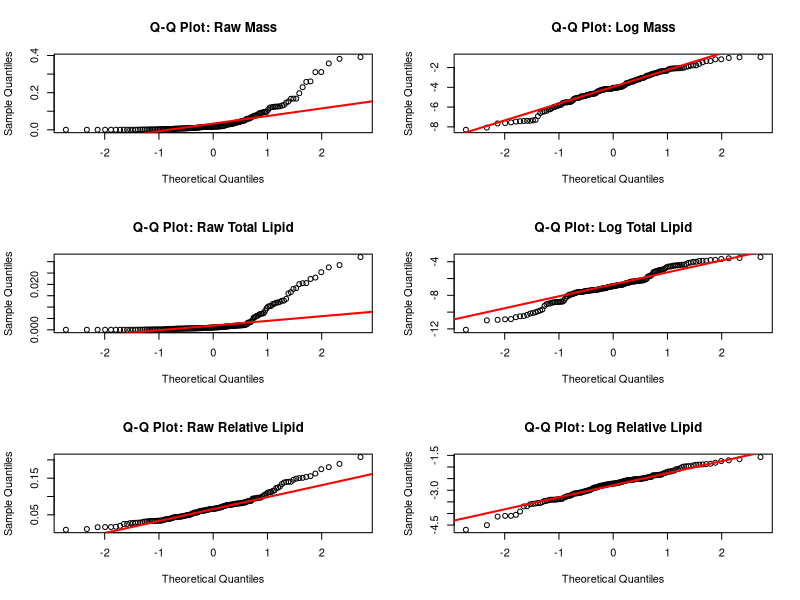
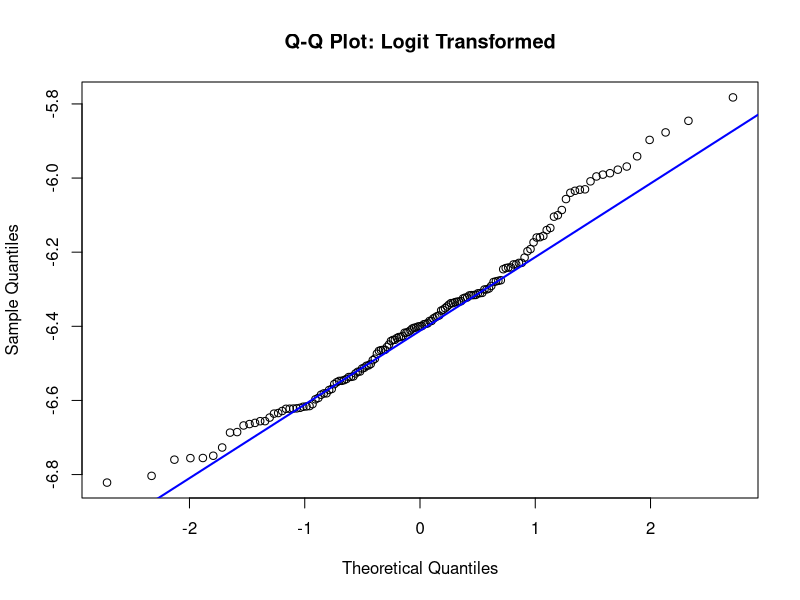

Source code (R) for these figures, in order: (Note: this script raises an error after producing the figures.)
# =========================================================
# 1. SETUP
# =========================================================
library(tidyverse)
library(ggpubr)
library(emmeans)
library(ggrepel)
library(ggplot2)

# Load Data
df <- read.csv("FebInsectNutrition.csv", check.names = FALSE)

# =========================================================
# 2. DATA CALCULATION -> Accounting for multiple individuals per sample
# =========================================================
df_clean <- df %>%
  select(Order, Family, Month, Quantity, Size, Sample_ID, Insect_Weight, Dry_Weight, Lipid_Free_Weight) %>%
  filter(!is.na(Order), !is.na(Family), !is.na(Month), 
         !is.na(Insect_Weight), !is.na(Dry_Weight), !is.na(Lipid_Free_Weight)) %>%
  mutate(
    # Format Month order
    Month = factor(Month, levels = c("May", "June", "July", "August", "September")),
    
    # Create Family Label (Preserving your Size Groups for plotting/analysis)
    Size_Label = ifelse(Size == "" | is.na(Size), Family, paste0(Family, " (", Size, ")")),
    Taxon_Group = Size_Label,
    
    # METRICS
    Mass_Ind = Insect_Weight / Quantity,
    Lipid_Total = (Dry_Weight - Lipid_Free_Weight) / Quantity,
    Lipid_Rel_Pct = ((Dry_Weight - Lipid_Free_Weight) / Insect_Weight)
  ) %>%
  # Filter valid data (>0 is required for Log transformation)
  filter(Mass_Ind > 0, Lipid_Total > 0, Lipid_Rel_Pct > 0) %>%
  mutate(
    # --- LOG TRANSFORMATIONS (FOR ALL 3) ---
    Log_Mass = log(Mass_Ind),
    Log_Lipid_Total = log(Lipid_Total),
    Logit_Lipid_Rel = log(Lipid_Rel_Pct)
  )

# =========================================================
# ADD LIFE HISTORY COLUMN
# =========================================================

df_clean <- df_clean %>%
  mutate(
    Life_History = case_when(
      # Slow Life History (Long-lived, high investment)
      Order %in% c("Lepidoptera", "Coleoptera") ~ "Slow",
      
      # Fast Life History (Short-lived, ephemeral)
      Order %in% c("Trichoptera", "Diptera", "Ephemeroptera") ~ "Fast",
      
      # Catch-all for any other orders not listed
      TRUE ~ "Other"
    )
  )

# Check to ensure it worked
print(table(df_clean$Order, df_clean$Life_History))

# =========================================================
# 3. NORMALITY TESTING (Raw vs. Log)
# =========================================================

print("=== SHAPIRO-WILK NORMALITY TESTS ===")

# A. Mass (Size)
print("--- 1. Individual Mass ---")
print(paste("Raw Data p:", format(shapiro.test(df_clean$Mass_Ind)$p.value, digits=3)))
print(paste("Log Data p:", format(shapiro.test(df_clean$Log_Mass)$p.value, digits=3)))

# B. Total Lipid Content
print("--- 2. Total Lipid Content ---")
print(paste("Raw Data p:", format(shapiro.test(df_clean$Lipid_Total)$p.value, digits=3)))
print(paste("Log Data p:", format(shapiro.test(df_clean$Log_Lipid_Total)$p.value, digits=3)))

# C. Relative Lipid Content
print("--- 3. Relative Lipid Content ---")
print(paste("Raw Data p:", format(shapiro.test(df_clean$Lipid_Rel_Pct)$p.value, digits=3)))
print(paste("Log Data p:", format(shapiro.test(df_clean$Logit_Lipid_Rel)$p.value, digits=3)))

##log didn't help, inspecting with qq
# Set up a 3x2 grid to view all plots at once
par(mfrow=c(3,2))

# --- 1. INDIVIDUAL MASS ---
# Raw
qqnorm(df_clean$Mass_Ind, main="Q-Q Plot: Raw Mass")
qqline(df_clean$Mass_Ind, col="red", lwd=2)

# Log
qqnorm(df_clean$Log_Mass, main="Q-Q Plot: Log Mass")
qqline(df_clean$Log_Mass, col="red", lwd=2)

# --- 2. TOTAL LIPID CONTENT ---
# Raw
qqnorm(df_clean$Lipid_Total, main="Q-Q Plot: Raw Total Lipid")
qqline(df_clean$Lipid_Total, col="red", lwd=2)

# Log
qqnorm(df_clean$Log_Lipid_Total, main="Q-Q Plot: Log Total Lipid")
qqline(df_clean$Log_Lipid_Total, col="red", lwd=2)

# --- 3. RELATIVE LIPID CONTENT ---
# Raw
qqnorm(df_clean$Lipid_Rel_Pct, main="Q-Q Plot: Raw Relative Lipid")
qqline(df_clean$Lipid_Rel_Pct, col="red", lwd=2)

# Log
qqnorm(df_clean$Logit_Lipid_Rel, main="Q-Q Plot: Log Relative Lipid")
qqline(df_clean$Logit_Lipid_Rel, col="red", lwd=2)

# Reset plot layout to default
par(mfrow=c(1,1))

###Relative lipid might beneift from logit, or could leave?

# Option B: Logit Transformation
# We add a tiny constant (0.01) to avoid infinite values if you have exact 0% or 100%
df_clean$Logit_Lipid_Rel <- log((df_clean$Lipid_Rel_Pct / 100 + 0.001) / (1 - (df_clean$Lipid_Rel_Pct / 100) + 0.001))

# 2. Run Shapiro-Wilk Tests
print("--- Shapiro-Wilk Results ---")
print(paste("Logit p:  ", format(shapiro.test(df_clean$Logit_Lipid_Rel)$p.value, digits=3)))

# Plot B: Logit
qqnorm(df_clean$Logit_Lipid_Rel, main="Q-Q Plot: Logit Transformed")
qqline(df_clean$Logit_Lipid_Rel, col="blue", lwd=2)


# =========================================================
# ADD Mouth column
# =========================================================
# 1. CREATE THE MOUTH LOOKUP TABLE
# Transcribed exactly from your updated image (image_2dfeff.png)
mouth_data <- tribble(
  ~Family,          ~Mouth_Type,
  "Geometridae",    "yes",
  "Crambidae",      "yes",
  "Noctuidae",      "yes",
  "Lasiocampidae",  "no",
  "Nematocera",     "yes",
  "Carabidae",      "yes",
  "Brachycera",     "yes",
  "Leptoceridae",   "yes",
  "Notodontidae",   "no",
  "Elateridae",     "yes",
  "Erebidae",       "mixed",
  "Pyralidae",      "yes",
  "Microlep",       "yes",
  "Gelechiidae",    "yes",
  "Caenidae",       "no",
  "Hydroptilidae",  "yes",
  "Limnephilidae",  "yes",
  "Heptageniidae",  "no",
  "Ephemeridae",    "no",
  "Cosmopterigidae","yes",
  "Heteroceridae",  "yes",
  "Staphylinidae",  "yes",
  "Tortricidae",    "yes",
  "Silphidae",      "yes",
  "Phryganeidae",   "no",
  "Helicopsychidae", "yes",
)

# 2. STANDARDIZE THE LABELS
# We map the raw "yes/no/mixed" to scientific terms.
mouth_data <- mouth_data %>%
  mutate(
    Feeding_Strategy = case_when(
      Mouth_Type == "no"    ~ "Capital (Non-Feeding)",
      Mouth_Type == "yes"   ~ "Income (Feeding)",
      Mouth_Type == "mixed" ~ "Mixed/Variable",
      TRUE ~ "Unknown"
    )
  )

# 3. MERGE WITH YOUR MAIN DATA
# We overwrite df_clean with the new version containing the 'Feeding_Strategy' column
df_clean <- df_clean %>%
  # Remove the old Feeding_Strategy column if it exists to avoid duplicates
  select(-any_of(c("Mouth_Type", "Feeding_Strategy"))) %>%
  left_join(mouth_data, by = "Family")

# =========================================================
# 4. TWO-WAY ANOVA (Order + Month)
# =========================================================
# --- Order Level Models ---
mod_ord_mass  <- lm(Log_Mass ~ Order + Mouth_Type + Month, data = df_clean)
mod_ord_total <- lm(Log_Lipid_Total ~ Order + Mouth_Type + Month, data = df_clean)
mod_ord_rel   <- lm(Logit_Lipid_Rel ~ Order + Mouth_Type + Month, data = df_clean)

# Print Results
print("=== ANOVA RESULTS (Two-Way: Taxonomy + Month) ===")
print("--- 1. Size (Log Mass) ---")
print(anova(mod_ord_mass))

print("--- 2. Total Lipid Content (Log) ---")
print(anova(mod_ord_total))

print("--- 3. Relative Lipid Content (Log) ---")
print(anova(mod_ord_rel))

# --- B. Create Filtered Data (Remove Singletons so we can run anova on families) ---
counts <- df_clean %>%
  group_by(Taxon_Group) %>%
  tally()

valid_groups <- counts %>%
  filter(n >= 2) %>%
  pull(Taxon_Group)

# Create the specific dataset for Family Analysis
df_fam_valid <- df_clean %>%
  filter(Taxon_Group %in% valid_groups)

#Check to see how many families were retained
print(paste("Original Families:", nrow(counts)))
print(paste("Valid Families (N>=2):", length(valid_groups)))

# --- C. Family Level Models (Run on FILTERED Data) ---
# Note: We name these '_valid' so they match your post-hoc code later
mod_fam_mass_valid  <- lm(Log_Mass ~  Mouth_Type + Taxon_Group + Month, data = df_fam_valid)
mod_fam_total_valid <- lm(Log_Lipid_Total ~ Mouth_Type + Taxon_Group + Month, data = df_fam_valid)
mod_fam_rel_valid   <- lm(Logit_Lipid_Rel ~ Mouth_Type + Taxon_Group + Month, data = df_fam_valid)

print("=== ANOVA RESULTS (Family Level: Valid N > 1) ===")
print("--- 2. Family Level ---")
print(anova(mod_fam_mass_valid))
print(anova(mod_fam_total_valid))
print(anova(mod_fam_rel_valid))

# =========================================================
# 5. SCIENTIFIC PLOTTING (Boxplots)
# =========================================================

# We use the RAW data for the axes, but apply 'scale_y_log10'

create_boxplot <- function(data, x_var, y_var, fill_var, title_text, y_label) {
  ggplot(data, aes(x = .data[[x_var]], y = .data[[y_var]], color = .data[[fill_var]])) +
    geom_boxplot(outlier.shape = NA, width = 0.6) +
    geom_jitter(width = 0.2, alpha = 0.5, size = 1.5) +
    coord_flip() +
    scale_y_log10() + 
    theme_bw() +
    theme(legend.position = "none",
          axis.text.y = element_text(face = "bold")) +
    labs(title = title_text, y = y_label, x = "")
}

# 1. Mass (Size)
p_ord_mass <- create_boxplot_clean(
  data = df_clean, 
  x_var = "Order", 
  y_var = "Mass_Ind", 
  fill_var = "Order",
  title_text = "Order: Individual Size", 
  y_label = "Mass (g) - Log Scale",
  model = mod_ord_mass
)

# 2. Total Lipid
p_ord_total <- create_boxplot_clean(
  data = df_clean, 
  x_var = "Order", 
  y_var = "Lipid_Total", 
  fill_var = "Order",
  title_text = "Order: Total Lipid Content", 
  y_label = "Total Lipid (g) - Log Scale",
  model = mod_ord_total
)

# 3. Relative Lipid
p_ord_rel <- create_boxplot_clean(
  data = df_clean, 
  x_var = "Order", 
  y_var = "Lipid_Rel_Pct", 
  fill_var = "Order",
  title_text = "Order: Relative Lipid Content", 
  y_label = "Relative Lipid (Proportion) - Log Scale",
  model = mod_ord_rel
)

# Print
print(p_ord_mass)
print(p_ord_total)
print(p_ord_rel)

# --- Family Level Plots Unordered, better for comparisions between groups---
p_fam_mass <- create_boxplot(df_clean, "Sample_ID", "Mass_Ind", "Order", 
                             "Family: Individual Size", "Mass (g) - Log Scale") + 
  facet_grid(Order ~ ., scales = "free_y", space = "free_y")

p_fam_total <- create_boxplot(df_clean, "Sample_ID", "Lipid_Total", "Order", 
                              "Family: Total Lipid Content", "Total Lipid (g) - Log Scale") + 
  facet_grid(Order ~ ., scales = "free_y", space = "free_y")

p_fam_rel <- create_boxplot(df_clean, "Sample_ID", "Lipid_Rel_Pct", "Order", 
                            "Family: Relative Lipid Content", "Relative Lipid (Proportion) - Log Scale") + 
  facet_grid(Order ~ ., scales = "free_y", space = "free_y")

print(p_fam_mass)
print(p_fam_total)
print(p_fam_rel)

# =========================================================
# 6. POST-HOC COMPARISONS (Pairwise Tukey Tests)
# =========================================================

# --- Helper Function: Show ALL Pairs ---
print_all_contrasts <- function(model, factor_name, metric_label) {
  cat(paste0("\n>>> PAIRWISE COMPARISONS (ALL): ", metric_label, " <<<\n"))
  
  emm <- emmeans(model, specs = factor_name)
  
  # We use dplyr::select to prevent conflicts with other packages
  res <- as.data.frame(pairs(emm, adjust = "tukey")) %>%
    mutate(
      estimate = round(estimate, 3),
      p.value  = format.pval(p.value, digits = 3)
    ) %>%
    dplyr::select(contrast, estimate, p.value)
  
  print(res)
  
  cat("------------------------------------------------------\n")
}

# --- Helper Function: Show SIGNIFICANT Pairs Only ---
print_significant_contrasts <- function(model, factor_name, metric_label) {
  cat(paste0("\n>>> PAIRWISE COMPARISONS (SIGNIFICANT): ", metric_label, " <<<\n"))
  
  emm <- emmeans(model, specs = factor_name)
  
  res <- as.data.frame(pairs(emm, adjust = "tukey")) %>%
    filter(p.value < 0.05) %>%
    mutate(
      estimate = round(estimate, 3),
      p.value  = format.pval(p.value, digits = 3)
    ) %>%
    dplyr::select(contrast, estimate, p.value)
  
  if(nrow(res) > 0) {
    print(res)
  } else {
    cat("No significant pairwise differences found.\n")
  }
  cat("------------------------------------------------------\n")
}

# --- A. ORDER LEVEL (Show All Pairs) ---
print("=== 1. ORDER COMPARISONS ===")
print_all_contrasts(mod_ord_mass,  "Order", "Size")
print_all_contrasts(mod_ord_total, "Order", "Total Lipid")
print_all_contrasts(mod_ord_rel,   "Order", "Relative Lipid")

# --- B. FAMILY LEVEL (Show Significant Only) ---
print("=== 2. FAMILY COMPARISONS (Valid N>1) ===")
# Ensure you run this on the VALID family models from Step 5
print_significant_contrasts(mod_fam_mass_valid,  "Taxon_Group", "Size")
print_significant_contrasts(mod_fam_total_valid, "Taxon_Group", "Total Lipid")
print_significant_contrasts(mod_fam_rel_valid,   "Taxon_Group", "Relative Lipid")

# =========================================================
# 1. HELPER: EXTRACT SIGNIFICANT PAIRS
# =========================================================
get_tukey_data <- function(model, x_col) {
  # Get Emmeans
  emm <- emmeans(model, specs = x_col)
  
  # Get significant pairs only
  stats <- as.data.frame(pairs(emm, adjust = "tukey")) %>%
    filter(p.value < 0.05) %>%
    mutate(
      # Simplified Label: Just a "*" for any significant difference
      label = "*",
      # Ensure contrast is character to split it
      contrast = as.character(contrast)
    ) %>%
    separate(contrast, into = c("group1", "group2"), sep = " - ")
  
  return(stats)
}

# =========================================================
# 2. UPDATED PLOTTING FUNCTION (Auto-Stacking)
# =========================================================
create_boxplot_clean <- function(data, x_var, y_var, fill_var, title_text, y_label, model = NULL) {
  
  # 1. Calculate the starting height for brackets
  # We start drawing 10% above the highest data point
  max_val <- max(data[[y_var]], na.rm = TRUE)
  start_y <- max_val * 1.1 
  
  # 2. Base Plot
  p <- ggplot(data, aes(x = .data[[x_var]], y = .data[[y_var]], color = .data[[fill_var]])) +
    geom_boxplot(outlier.shape = NA, width = 0.6) +
    geom_jitter(width = 0.2, alpha = 0.5, size = 1.5) +
    
    # Log Scale
    scale_y_log10() + 
    
    # Theme
    theme_bw() +
    theme(legend.position = "none",
          axis.text.y = element_text(face = "bold", size = 10)) +
    labs(title = title_text, y = y_label, x = "") +
    coord_flip() 
  
  # 3. Add Brackets (If model provided)
  if (!is.null(model)) {
    stat.test <- get_tukey_data(model, x_var)
    
    if (nrow(stat.test) > 0) {
      # We assign the SAME y.position to all brackets initially
      stat.test$y.position <- start_y
      
      # We use 'step.increase' to automatically stack them 
      # 0.1 adds 10% spacing between each bracket
      p <- p + stat_pvalue_manual(
        stat.test, 
        label = "label", 
        y.position = "y.position",
        step.increase = 0.12,    # <--- This fixes the overlapping!
        coord.flip = TRUE,       # Essential for flipped plots
        size = 6,                # Size of the star
        bracket.size = 0.8,
        tip.length = 0.01
      )
      
      # Expand the plot limits so the highest bracket doesn't get cut off
      # We estimate how much space we need based on number of comparisons
      expansion_factor <- 1.1 + (nrow(stat.test) * 0.15)
      p <- p + expand_limits(y = max_val * expansion_factor)
    }
  }
  
  return(p)
}


##Paired family comparisons 
# --- C. Family Level Models (Run on FILTERED Data) ---
# Removing the life_history so we can visual straight forward comparisons 
mod_fam_mass_valid1  <- lm(Log_Mass ~ Taxon_Group + Month, data = df_fam_valid)
mod_fam_total_valid1 <- lm(Log_Lipid_Total ~  Taxon_Group + Month, data = df_fam_valid)
mod_fam_rel_valid1   <- lm(Logit_Lipid_Rel ~ Taxon_Group + Month, data = df_fam_valid)

# Function to create a clean Significance Heatmap
create_significance_heatmap <- function(model, factor_name, title_text) {
  
  # 1. Get Pairwise Comparisons
  emm <- emmeans(model, specs = factor_name)
  pairs_data <- as.data.frame(pairs(emm, adjust = "tukey")) %>%
    separate(contrast, into = c("Group1", "Group2"), sep = " - ") %>%
    mutate(
      p_bin = ifelse(p.value < 0.05, "Significant", "NS"),
      # Create a clean label for the tooltip/plot
      star = ifelse(p.value < 0.001, "***", 
                    ifelse(p.value < 0.01, "**", 
                           ifelse(p.value < 0.05, "*", "")))
    )
  
  # 2. Plot Matrix
  ggplot(pairs_data, aes(x = Group1, y = Group2, fill = p_bin)) +
    geom_tile(color = "white") +
    geom_text(aes(label = star), vjust = 0.7) + # Adds stars to significant squares
    scale_fill_manual(values = c("Significant" = "#FF6B6B", "NS" = "grey90"), 
                      name = "Tukey P-Value") +
    theme_minimal() +
    theme(
      axis.text.x = element_text(angle = 45, hjust = 1, size = 8),
      axis.text.y = element_text(size = 8),
      panel.grid = element_blank()
    ) +
    labs(title = title_text, x = "", y = "") +
    coord_fixed()
}

# Generate Heatmaps for your Valid Family Models
p_matrix_mass <- create_significance_heatmap(mod_fam_mass_valid1, "Taxon_Group", "Mass Significance Matrix")
p_matrix_total <- create_significance_heatmap(mod_fam_total_valid1, "Taxon_Group", "Total Lipid Significance Matrix")
p_matrix_rel <- create_significance_heatmap(mod_fam_rel_valid1, "Taxon_Group", "Relative Lipid Content: Significance Matrix")

print(p_matrix_mass)
print(p_matrix_total)
print(p_matrix_rel)


# =========================================================
# Biplot
# =========================================================

# 1. PREPARE THE DATA 
df_tradeoff <- df_clean %>%
  # Add Life_History to the grouping so it stays in the summary
  group_by(Order, Taxon_Group, Life_History) %>%
  summarise(
    Mean_Mass = mean(Mass_Ind, na.rm = TRUE),
    Mean_Quality = mean(Lipid_Rel_Pct, na.rm = TRUE),
    Count = n(),
    .groups = "drop"
  ) %>%
  filter(Count >= 2)

# 2. GENERATE THE PLOT
plot_tradeoff_circles <- ggplot(df_tradeoff, aes(x = Mean_Mass, y = Mean_Quality, color = Order)) +
  
  # A. The Grouping Circles (Ellipses)
  # We use 'stat_ellipse' to draw a circle around the Life History groups
  # alpha = 0.1 makes the fill very faint so it doesn't hide the points

  
  # B. The Points
  geom_point(size = 4, alpha = 0.9) +
  
  # C. The Labels
  geom_text_repel(aes(label = Taxon_Group), 
                  size = 3, 
                  box.padding = 0.5, 
                  max.overlaps = 30,
                  show.legend = FALSE) +
  
  # D. Scales & Colors
  scale_x_log10() + 
  
  # E. Reference Line
  geom_hline(yintercept = mean(df_clean$Lipid_Rel_Pct, na.rm=TRUE), 
             linetype = "dashed", color = "grey50") +
  
  # F. Formatting
  theme_bw() +
  labs(
    title = "The Trade-off: Quantity vs. Quality (Grouped by Life History)",
    x = "Quantity: Individual Mass (g) [Log Scale]",
    y = "Quality: Relative Lipid Content (Proportion)",
    fill = "Life History",
    linetype = "Life History"
  ) +
  theme(
    legend.position = "bottom",
    axis.title = element_text(face = "bold"),
    plot.title = element_text(face = "bold")
  )

# Print
print(plot_tradeoff_circles)

#####Size driver

# 1. RUN THE LINEAR MODEL
# We use the Log-Log version because biological scaling is almost always power-law.
mod_allometry <- lm(Log_Lipid_Total ~ Log_Mass, data = df_clean)

print("=== MODEL SUMMARY: DOES SIZE PREDICT FAT? ===")
summary(mod_allometry)

# 2. VISUALIZE THE RELATIONSHIP
ggplot(df_clean, aes(x = Log_Mass, y = Log_Lipid_Total)) +
  
  # A. The Points (Colored by Order to see if groups differ)
  geom_point(aes(color = Order), alpha = 0.6, size = 2) +
  
  # B. The Regression Line (The "Slope")
  geom_smooth(method = "lm", color = "black", linetype = "dashed") +
  
  # C. Identity Line (Slope = 1) for comparison
  # If the black dashed line is steeper than this gray line, big bugs are "fatter."
  geom_abline(slope = 1, intercept = coef(mod_allometry)[1], color = "grey", linetype = "dotted") +
  
  theme_bw() +
  labs(
    title = "Allometry of Fat Storage",
    subtitle = "Black Line = Actual Trend. Dotted Grey = 1:1 Scaling (Isometric).",
    x = "Insect Size (Log Mass)",
    y = "Total Lipid Content (Log Mass)",
    color = "Order"
  )



##Mass predicting relative lipid


library(tidyverse)
library(scales) # For percentage labels

# 1. RUN THE LINEAR MODEL
# We use Log_Weight (Size) to predict Lipid_Rel_Pct (Quality).
# If the slope is positive, big bugs are better. If negative, big bugs are worse.
mod_tradeoff <- lm(Logit_Lipid_Rel ~ Log_Mass, data = df_clean)

print("=== MODEL SUMMARY: DOES MASS PREDICT QUALITY? ===")
summary(mod_tradeoff)

# 2. VISUALIZE THE RELATIONSHIP
ggplot(df_clean, aes(x = Log_Mass, y = Logit_Lipid_Rel)) +
  
  # A. The Points (Colored by Order to spot group differences)
  geom_point(aes(color = Order), alpha = 0.6, size = 2) +
  
  # B. The Regression Line (The "Slope")
  geom_smooth(method = "lm", color = "black", linetype = "dashed") +
  
  # C. Scales & Formatting
  scale_y_continuous(labels = scales::percent) + # Show Y-axis as 5%, 10%
  
  theme_bw() +
  labs(
    title = "Quality-Quantity Trade-off",
    subtitle = "Does being larger (Mass) mean being fattier (Relative Lipid)?",
    x = "Insect Size (Log Mass)",
    y = "Nutritional Quality (Relative Lipid %)",
    color = "Order"
  )












#####Old code below

#add mouth part
library(tidyverse)

# 1. CREATE THE MOUTH LOOKUP TABLE
# Transcribed exactly from your updated image (image_2dfeff.png)
mouth_data <- tribble(
  ~Family,          ~Mouth_Type,
  "Geometridae",    "yes",
  "Crambidae",      "yes",
  "Noctuidae",      "yes",
  "Lasiocampidae",  "no",
  "Nematocera",     "yes",
  "Carabidae",      "yes",
  "Brachycera",     "yes",
  "Leptoceridae",   "yes",
  "Notodontidae",   "no",
  "Elateridae",     "yes",
  "Erebidae",       "mixed",
  "Pyralidae",      "yes",
  "Microlep",       "yes",
  "Gelechiidae",    "yes",
  "Caenidae",       "no",
  "Hydroptilidae",  "yes",
  "Limnephilidae",  "yes",
  "Heptageniidae",  "no",
  "Ephemeridae",    "no",
  "Cosmopterigidae","yes",
  "Heteroceridae",  "yes",
  "Staphylinidae",  "yes",
  "Tortricidae",    "yes",
  "Silphidae",      "yes",
  "Phryganeidae",   "no",
  "Helicopsychidae", "yes",
)

# 2. STANDARDIZE THE LABELS
# We map the raw "yes/no/mixed" to scientific terms.
mouth_data <- mouth_data %>%
  mutate(
    Feeding_Strategy = case_when(
      Mouth_Type == "no"    ~ "Capital (Non-Feeding)",
      Mouth_Type == "yes"   ~ "Income (Feeding)",
      Mouth_Type == "mixed" ~ "Mixed/Variable",
      TRUE ~ "Unknown"
    )
  )

# 3. MERGE WITH YOUR MAIN DATA
# We overwrite df_clean with the new version containing the 'Feeding_Strategy' column
df_clean <- df_clean %>%
  # Remove the old Feeding_Strategy column if it exists to avoid duplicates
  select(-any_of(c("Mouth_Type", "Feeding_Strategy"))) %>%
  left_join(mouth_data, by = "Family")

# Check for any families that didn't match (returns 0 rows if perfect)
print("=== FAMILIES MISSING MOUTH DATA ===")
print(df_clean %>% filter(is.na(Feeding_Strategy)) %>% distinct(Family))

# 4. RUN THE STATISTICAL TEST
# Does this biological trait predict fat content better than random chance?
mod_mouth <- lm(Logit_Lipid_Rel ~ Feeding_Strategy +Taxon_Group, data = df_clean)

print("=== ANOVA: FEEDING STRATEGY VS. FAT CONTENT ===")
print(anova(mod_mouth))
summary(mod_mouth)

# 5. VISUALIZE THE RESULTS
ggplot(df_clean %>% filter(!is.na(Feeding_Strategy)), 
       aes(x = Feeding_Strategy, y = Lipid_Rel_Pct, fill = Feeding_Strategy)) +
  geom_boxplot(alpha = 0.6, outlier.shape = NA) +
  geom_jitter(width = 0.2, alpha = 0.4) +
  scale_y_continuous(labels = scales::percent) +
  scale_fill_manual(values = c("Capital (Non-Feeding)" = "#E69F00", 
                               "Income (Feeding)" = "#56B4E9",
                               "Mixed/Variable" = "grey70")) +
  theme_bw() +
  labs(
    title = "Does having a mouth predict fat content?",
    subtitle = "Comparison of Capital vs. Income vs. Mixed strategies",
    x = "Feeding Strategy",
    y = "Relative Lipid Content (%)"
  ) +
  theme(legend.position = "none")


####Mouth parts biplot
library(dplyr)

df_tradeoff <- df_clean %>%
  # Group by Family (so we get one dot per family)
  # But also include Order and Mouthparts so those columns stay in the result
  group_by(Family, Order, Mouth_Type) %>% 
  summarize(
    Mean_Mass = mean(Mass_Ind, na.rm = TRUE),
    Mean_Quality = mean(Lipid_Rel_Pct, na.rm = TRUE),
    Taxon_Group = first(Family), # Change label to Family name
    .groups = "drop"
  )

# Check the result: You should see many more rows now (one for each Family)
head(df_tradeoff)

plot_tradeoff_mouthparts <- ggplot(df_tradeoff, aes(x = Mean_Mass, y = Mean_Quality, color = Order)) +
  
  # A. The Grouping Circles (Ellipses)
  # We use 'Mouthparts' for the groups
  stat_ellipse(aes(group = Mouth_Type, fill = Mouth_Type), 
               geom = "polygon", alpha = 0.1, show.legend = TRUE) +
  
  # A2. Outlines for the circles
  stat_ellipse(aes(group = Mouth_Type, linetype = Mouth_Type), 
               geom = "path", color = "grey40", alpha = 0.6) +
  
  # B. The Points (Now representing Families)
  geom_point(size = 3, alpha = 0.8) +
  
  # C. The Labels (Family Names)
  geom_text_repel(aes(label = Taxon_Group), 
                  size = 3, 
                  box.padding = 0.4, 
                  max.overlaps = 20,
                  show.legend = FALSE) +
  
  # D. Scales & Colors
  scale_x_log10() + 
  
  # Colors for Mouthparts (Make sure these match your data: "Yes", "No", "Mixed")
  scale_fill_manual(values = c("yes" = "forestgreen", 
                               "no" = "firebrick", 
                               "mixed" = "orange")) +
  
  # E. Reference Line (Global Average)
  geom_hline(yintercept = mean(df_clean$Lipid_Rel_Pct, na.rm=TRUE), 
             linetype = "dashed", color = "grey50") +
  
  # F. Formatting
  theme_bw() +
  labs(
    title = "The Trade-off: Quantity vs. Quality (Family Averages)",
    subtitle = "Points = Families. Ellipses = Functional Mouthparts.",
    x = "Quantity: Individual Mass (g) [Log Scale]",
    y = "Quality: Relative Lipid Content (Proportion)",
    fill = "Mouthparts",
    linetype = "Mouthparts"
  ) +
  theme(
    legend.position = "bottom",
    axis.title = element_text(face = "bold"),
    plot.title = element_text(face = "bold")
  )

# Print
print(plot_tradeoff_mouthparts)

library(tidyverse)

# 1. FORCE CORRECT MONTH ORDER
# R defaults to alphabetical (April, August...), so we manually fix the levels.
df_clean <- df_clean %>%
  mutate(
    Month = factor(Month, levels = c("May", "June", "July", "August", "September"))
  ) %>%
  # Filter out any rows with missing months
  filter(!is.na(Month))

# 2. GENERATE THE PLOT
ggplot(df_clean, aes(x = Month, y = Lipid_Rel_Pct)) +
  
  # A. The Boxplot (Shows the spread/variance each month)
  geom_boxplot(aes(fill = Month), alpha = 0.6, outlier.shape = NA) +
  
  # B. The Raw Points (To see sample size)
  geom_jitter(width = 0.2, alpha = 0.4, size = 1.5) +
  
  # C. The Trend Line (Connecting the Means)
  # This helps answer "Does it increase?" by drawing a line through the average of each month.
  stat_summary(fun = mean, geom = "point", shape = 18, size = 4, color = "black") +
  stat_summary(fun = mean, geom = "line", aes(group = 1), color = "black", size = 1, linetype = "dashed") +
  
  # D. Scales & Labels
  scale_y_continuous(labels = scales::percent) +
  scale_fill_brewer(palette = "YlOrRd") + # "Yellow-Orange-Red" palette looks like summer/autumn
  
  theme_bw() +
  labs(
    title = "Seasonal Trend: Does Fat Content Increase?",
    subtitle = "Diamonds/Dashed Line = Monthly Mean. Boxplots = Distribution.",
    x = "Month",
    y = "Relative Lipid Content (%)"
  ) +
  theme(legend.position = "none")

# 3. STATISTICAL CHECK
# We convert Month to a number (1, 2, 3...) to test for a linear trend (Slope).
mod_season <- lm(Logit_Lipid_Rel ~ as.numeric(Month), data = df_clean)

print("=== DOES MONTH PREDICT FAT? (Linear Trend) ===")
summary(mod_season)
